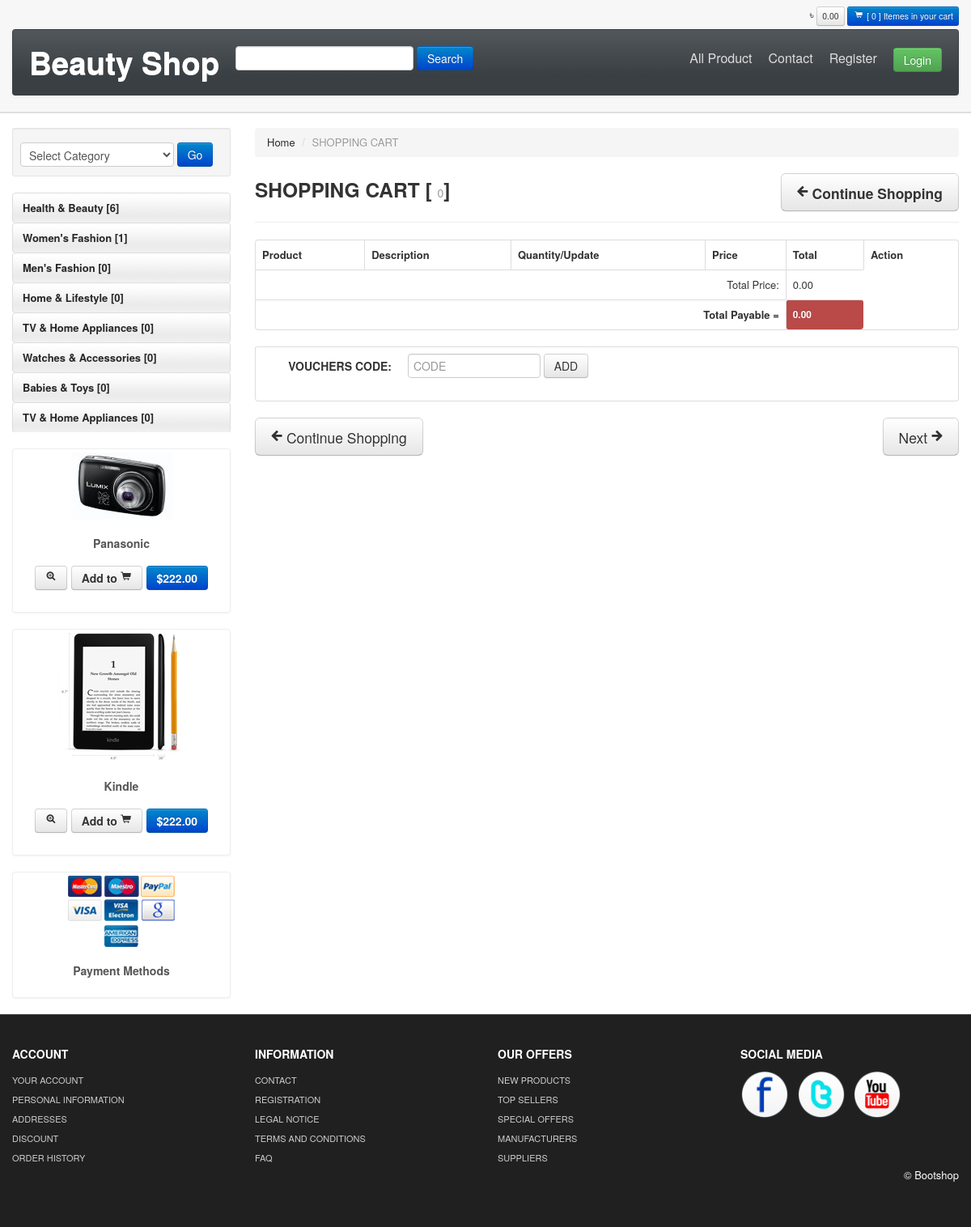
Screenshot of /index.php/cart/cart_details with the database file from the repository.
### tables this page shows
CREATE TABLE `category` (
  `category_id` int(11) NOT NULL,
  `category_name` varchar(100) DEFAULT NULL,
  `category_description` text,
  `publication_status` tinyint(1) DEFAULT NULL
);

### application/controllers/Cart.php (called while the page is built, shortened)
<?php
class Cart extends CI_Controller {
        public function cart_details(){
            $data=array();
             $data['title']="Shopping Cart Details";
            $data['main_content']=$this->load->view('pages/cart_details','',TRUE);
            $this->load->view('master',$data);
        }
}

### index.php (called while the page is built, shortened)
<?php
require_once BASEPATH.'core/CodeIgniter.php';

### application/models/Super_admin_model.php (called while the page is built, shortened)
<?php
class Super_admin_model extends CI_Model{
    public function select_all_published_category(){
        $this->db->select('*');
        $this->db->from('category');
        $this->db->where('publication_status',1);
        $query=$this->db->get();
        $catgory_info=$query->result();
        return $catgory_info;
    }
     public function select_all_published_subcategory_by_category_id($category_id){
        $this->db->select('*');
        $this->db->from('sub_category');
        $this->db->where('publication_status',1);
        $this->db->where('category_id',$category_id);
        $query=$this->db->get();
        $subcatgory_info=$query->result();
        return $subcatgory_info;
    }
}
?>

### application/models/welcome_model.php (called while the page is built, shortened)
<?php
class Welcome_model extends CI_Model{
   public function all_product_count_by_category_id($category_id){
        $this->db->select('*');
        $this->db->from('product');
        $this->db->where('product_publication_status',1);
        $this->db->where('category_id',$category_id);
        $query_result=$this->db->get()->num_rows();
        return $query_result;
   }
   public function all_product_count_by_sub_category_id($sub_category_id){
        $this->db->select('*');
        $this->db->from('product');
        $this->db->where('product_publication_status',1);
        $this->db->where('sub_category_id',$sub_category_id);
        $query_result=$this->db->get()->num_rows();
        return $query_result;
   }
}
?>

### application/views/master.php (the view, shortened to what this page needs)
<!DOCTYPE html>
<html lang="en">
  <head>
    <link id="callCss" rel="stylesheet" href="<?php echo base_url();?>front_end/themes/bootshop/bootstrap.min.css" media="screen"/>
    <link href="<?php echo base_url();?>front_end/themes/css/base.css" rel="stylesheet" media="screen"/>
	<link href="<?php echo base_url();?>front_end/themes/css/bootstrap-responsive.min.css" rel="stylesheet"/>
	<link href="<?php echo base_url();?>front_end/themes/css/font-awesome.css" rel="stylesheet" type="text/css">
	<link href="<?php echo base_url();?>front_end/themes/js/google-code-prettify/prettify.css" rel="stylesheet"/>
  </head>
<body>
<div id="header">
<div class="container">
<div id="welcomeLine" class="row">
    <div class="span6">
    </div>
	<div class="span6">
	<div class="pull-right">
		<a href="<?php echo base_url();?>Cart-details"><span>&#2547;</span>
		<span class="btn btn-mini"><?php echo $this->cart->format_number($this->cart->total());?></span></a>
		<a href="<?php echo base_url();?>Cart-details"><span class="btn btn-mini btn-primary"><i class="icon-shopping-cart icon-white"></i> [ <?php echo count($this->cart->contents());?> ] Itemes in your cart </span> </a>
	</div>
	</div>
</div>
<div id="logoArea" class="navbar">
  <div class="navbar-inner">
      <a class="brand" href="<?php echo base_url();?>"><h1 style="color:#fff;">Beauty Shop</h1></a>
            <form class="form-inline navbar-search" method="GET" action="">
                <input type="text"  name="srch"/>
                <button type="submit" name="btn" class="btn btn-primary">Search</button>
           </form>
    <ul id="topMenu" class="nav pull-right">
        <li class=""><a href="<?php echo base_url();?>Products">All Product</a></li>
	 <li class=""><a href="contact.html">Contact</a></li>
	 <li class=""><a href="<?php echo base_url();?>Create-Customer">Register</a></li>
         <?php if(!$this->session->userdata('customer_id')){?>
         <li class="">
             <a href="<?php echo base_url();?>Login" role="button"  style="padding-right:0"><span class="btn btn-success">Login</span></a>
	</li>
         <?php } else{ ?>
        <li class="">
             <a href="<?php echo base_url();?>customer/signout" role="button"  style="padding-right:0"><span class="btn btn-danger">Logout</span></a>
	</li>
         <?php } ?>
    </ul>
  </div>
</div>
</div>
</div>
<div id="mainBody">
	<div class="container">
	<div class="row">
	<div id="sidebar" class="span3">
            <div class="well well-small">
       <form class="form-inline navbar-search" method="post" action="<?php echo base_url();?>Category-Product" >
        <select  name="category_id" style="width:190px;">
                    <option value="">Select Category</option>
	</select>
		  <button type="submit" id="submitButton" class="btn btn-primary">Go</button>
        </form>
                <br>
                <br>
            </div>
		<?php
                $catgory_info = $this->super_admin_model->select_all_published_category();
                foreach ($catgory_info as $category_result) {
                ?>
                <ul id="sideManu" class="nav nav-tabs nav-stacked">
                 <li class="subMenu open"><a> <?php echo $category_result->category_name;?> [<?php echo $this->welcome_model->all_product_count_by_category_id($category_result->category_id); ?>]</a>
			</li>
		</ul>
                <?php } ?>
		<br/>
		  <div class="thumbnail">
			<img src="<?php echo base_url();?>front_end/themes/images/products/panasonic.jpg" alt="Bootshop panasonoc New camera"/>
			<div class="caption">
			  <h5>Panasonic</h5>
				<h4 style="text-align:center"><a class="btn" href="product_details.html"> <i class="icon-zoom-in"></i></a> <a class="btn" href="#">Add to <i class="icon-shopping-cart"></i></a> <a class="btn btn-primary" href="#">$222.00</a></h4>
			</div>
		  </div><br/>
			<div class="thumbnail">
				<img src="<?php echo base_url();?>front_end/themes/images/products/kindle.png" title="Bootshop New Kindel" alt="Bootshop Kindel">
				<div class="caption">
				  <h5>Kindle</h5>
				    <h4 style="text-align:center"><a class="btn" href="product_details.html"> <i class="icon-zoom-in"></i></a> <a class="btn" href="#">Add to <i class="icon-shopping-cart"></i></a> <a class="btn btn-primary" href="#">$222.00</a></h4>
				</div>
			  </div><br/>
			<div class="thumbnail">
				<img src="<?php echo base_url();?>front_end/themes/images/payment_methods.png" title="Bootshop Payment Methods" alt="Payments Methods">
				<div class="caption">
				  <h5>Payment Methods</h5>
				</div>
			  </div>
	</div>
		<?php echo $main_content; ?>
		</div>
	</div>
</div>
	<div  id="footerSection">
	<div class="container">
		<div class="row">
			<div class="span3">
				<h5>ACCOUNT</h5>
				<a href="login.html">YOUR ACCOUNT</a>
				<a href="login.html">PERSONAL INFORMATION</a>
				<a href="login.html">ADDRESSES</a>
				<a href="login.html">DISCOUNT</a>
				<a href="login.html">ORDER HISTORY</a>
			 </div>
			<div class="span3">
				<h5>INFORMATION</h5>
				<a href="contact.html">CONTACT</a>
				<a href="register.html">REGISTRATION</a>
				<a href="legal_notice.html">LEGAL NOTICE</a>
				<a href="tac.html">TERMS AND CONDITIONS</a>
				<a href="faq.html">FAQ</a>
			 </div>
			<div class="span3">
				<h5>OUR OFFERS</h5>
				<a href="#">NEW PRODUCTS</a>
				<a href="#">TOP SELLERS</a>
				<a href="special_offer.html">SPECIAL OFFERS</a>
				<a href="#">MANUFACTURERS</a>
				<a href="#">SUPPLIERS</a>
			 </div>
			<div id="socialMedia" class="span3 pull-right">
				<h5>SOCIAL MEDIA </h5>
				<a href="#"><img width="60" height="60" src="<?php echo base_url();?>front_end/themes/images/facebook.png" title="facebook" alt="facebook"/></a>
				<a href="#"><img width="60" height="60" src="<?php echo base_url();?>front_end/themes/images/twitter.png" title="twitter" alt="twitter"/></a>
				<a href="#"><img width="60" height="60" src="<?php echo base_url();?>front_end/themes/images/youtube.png" title="youtube" alt="youtube"/></a>
			 </div>
		 </div>
		<p class="pull-right">&copy; Bootshop</p>
	</div>
	</div>
</body>

### front_end/themes/css/base.css (style rules this page uses)
#mainBody { border-top:2px solid #dedede; padding-top: 18px; }
#carouselBlk,#header { background: url(../images/headerRepeat.png) repeat-x 0 0 #f7f7f7; }
#logoArea, #logoArea a { line-height:49px; }
#logoArea .btn, #logoArea .btn-group { margin-top: 0; }
#welcomeLine { padding: 8px 0 4px }
#sidebar ul { list-style: none;padding: 0;margin: 0;width: 100%; }
#sidebar li a { font-weight:bold; background:url(../images/tabRepeatInactive.png) repeat-x 0 0; color:#262626; }
.thumbnail h5,.thumbnail p { text-align:center }
#footerSection { background: #202020;color: white;padding: 28px 0 44px;margin-top: 20px;border-top: 1px solid #444; }
#footerSection a { color:#ccc; font-size:11px; padding:0; line-height:24px; display:block; }
#footerSection #socialMedia a { min-width:25px; display:inline; margin-right:6px; text-align:center; line-height:1.5em; }
#socialMedia img { max-width:60px; }
[class^="icon-"], [class*=" icon-"] { background-image: none; }
.navbar .nav > li > a { padding:10px;color: #DDD;text-shadow: none;font-size: 16px; }
#logoArea, #logoArea a { outline:none; }
.navbar .nav.pull-right, #sideManu { overflow:hidden; }
.navbar-search { margin-top: 8px; }

### rows the page displays
category: category_name "Health & Beauty", category_id "6"
category: category_name "Women's Fashion", category_id "1"
category: category_name "Men's Fashion", category_id "0"
category: category_name "Home & Lifestyle", category_id "0"
category: category_name "TV & Home Appliances", category_id "0"
category: category_name "Watches & Accessories", category_id "0"
category: category_name "Babies & Toys", category_id "0"
category: category_name "TV & Home Appliances", category_id "0"

### other values shown
$this->cart->format_number($this->cart->total()) "0.00"
count($this->cart->contents()) "0"
$total=$this->cart->format_number($this->cart->total()+$ship) "0.00"
